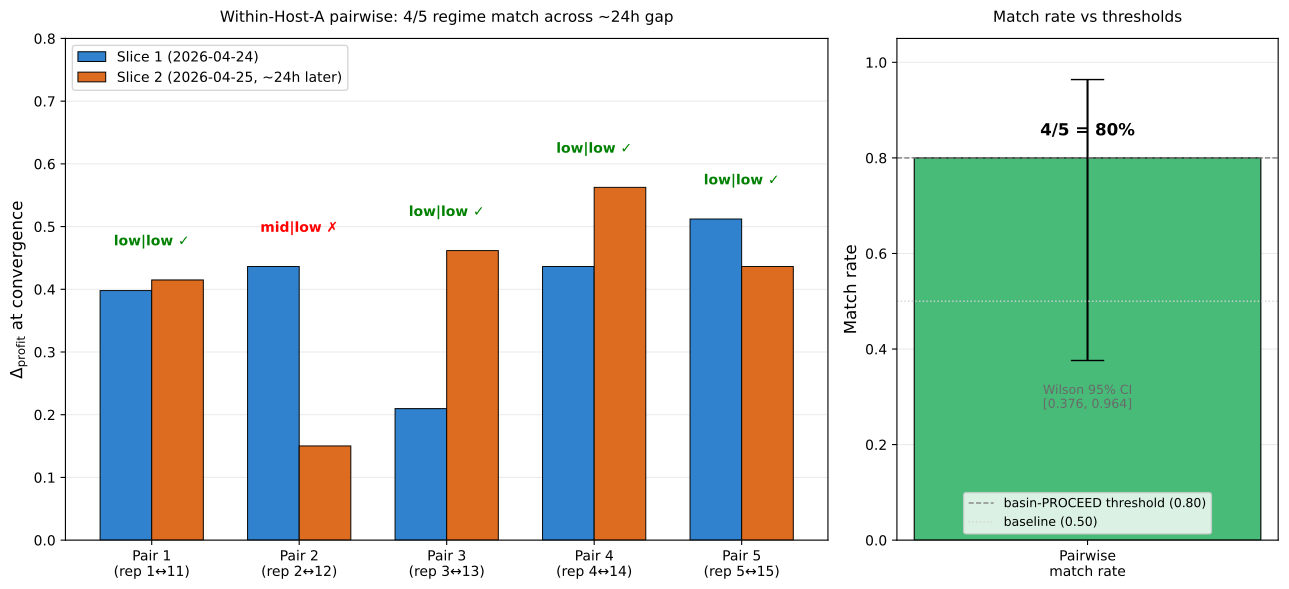

Recreate this plot in Python.
"""Figure 5 — Within-Host-A pairwise temporal-stability check (5 pairs across ~24h gap).

Shows slice 1 vs slice 2 regime per pair; 4/5 match (Wilson 95% CI [0.376, 0.964]).

Source: pilot/admin/team-notes/2026-04-26-host-effect-analysis.md §C.
"""
from __future__ import annotations
from pathlib import Path
import matplotlib.pyplot as plt
import numpy as np

# ── Within-Host-A pairs from §C pairing table ──
pairs = [
    {"pair": 1, "slice1_rep": 1,  "slice1_regime": "low", "slice1_delta": 0.3979,
                "slice2_rep": 11, "slice2_regime": "low", "slice2_delta": 0.4149, "match": True},
    {"pair": 2, "slice1_rep": 2,  "slice1_regime": "mid", "slice1_delta": 0.4364,
                "slice2_rep": 12, "slice2_regime": "low", "slice2_delta": 0.1502, "match": False},
    {"pair": 3, "slice1_rep": 3,  "slice1_regime": "low", "slice1_delta": 0.2097,
                "slice2_rep": 13, "slice2_regime": "low", "slice2_delta": 0.4617, "match": True},
    {"pair": 4, "slice1_rep": 4,  "slice1_regime": "low", "slice1_delta": 0.4364,
                "slice2_rep": 14, "slice2_regime": "low", "slice2_delta": 0.5626, "match": True},
    {"pair": 5, "slice1_rep": 5,  "slice1_regime": "low", "slice1_delta": 0.5121,
                "slice2_rep": 15, "slice2_regime": "low", "slice2_delta": 0.4364, "match": True},
]

n_match = sum(1 for p in pairs if p["match"])
n_total = len(pairs)
match_rate = n_match / n_total
# Wilson 95% CI for 4/5 (from team-note: [0.376, 0.964])
wilson_lo, wilson_hi = 0.376, 0.964

fig, (ax1, ax2) = plt.subplots(1, 2, figsize=(13, 6),
                                gridspec_kw={"width_ratios": [3, 1.5]})

# ── Left panel: per-pair Δ_profit slice 1 vs slice 2 ──
x_pairs = np.arange(1, n_total + 1)
slice1_deltas = [p["slice1_delta"] for p in pairs]
slice2_deltas = [p["slice2_delta"] for p in pairs]

width = 0.35
bars1 = ax1.bar(x_pairs - width/2, slice1_deltas, width,
                color="#3182ce", edgecolor="black", linewidth=0.7,
                label="Slice 1 (2026-04-24)")
bars2 = ax1.bar(x_pairs + width/2, slice2_deltas, width,
                color="#dd6b20", edgecolor="black", linewidth=0.7,
                label="Slice 2 (2026-04-25, ~24h later)")

# Annotate each pair with regime labels + match indicator
for i, p in enumerate(pairs):
    color = "green" if p["match"] else "red"
    sym = "✓" if p["match"] else "✗"
    ax1.annotate(
        f"{p['slice1_regime']}|{p['slice2_regime']} {sym}",
        xy=(x_pairs[i], max(p["slice1_delta"], p["slice2_delta"]) + 0.05),
        ha="center", va="bottom", fontsize=10, color=color, fontweight="bold",
    )

ax1.set_xticks(x_pairs)
ax1.set_xticklabels([f"Pair {i+1}\n(rep {p['slice1_rep']}↔{p['slice2_rep']})"
                     for i, p in enumerate(pairs)], fontsize=10)
ax1.set_ylabel(r"$\Delta_{\mathrm{profit}}$ at convergence", fontsize=12)
ax1.set_ylim(0, 0.8)
ax1.set_title("Within-Host-A pairwise: 4/5 regime match across ~24h gap",
              fontsize=11, pad=12)
ax1.legend(loc="upper left", frameon=True, fontsize=10)
ax1.grid(axis="y", linestyle="-", alpha=0.25)
ax1.set_axisbelow(True)

# ── Right panel: match rate with Wilson 95% CI ──
ax2.bar(["Pairwise\nmatch rate"], [match_rate],
        color="#48bb78", edgecolor="black", linewidth=0.8, width=0.45,
        yerr=[[match_rate - wilson_lo], [wilson_hi - match_rate]],
        capsize=12, error_kw={"elinewidth": 1.5, "ecolor": "black"})

ax2.axhline(0.80, color="gray", linestyle="--", linewidth=1,
            label=r"basin-PROCEED threshold ($0.80$)")
ax2.axhline(0.50, color="lightgray", linestyle=":", linewidth=1,
            label="baseline ($0.50$)")

ax2.text(0, match_rate + 0.04,
         f"{n_match}/{n_total} = {match_rate:.0%}",
         ha="center", va="bottom", fontsize=12, fontweight="bold")
ax2.text(0, wilson_lo - 0.05,
         f"Wilson 95% CI\n[{wilson_lo:.3f}, {wilson_hi:.3f}]",
         ha="center", va="top", fontsize=9, color="dimgray")

ax2.set_ylim(0, 1.05)
ax2.set_ylabel("Match rate", fontsize=12)
ax2.set_title("Match rate vs thresholds", fontsize=11, pad=12)
ax2.legend(loc="lower center", frameon=True, fontsize=9)
ax2.grid(axis="y", linestyle="-", alpha=0.25)
ax2.set_axisbelow(True)

plt.tight_layout()

out = Path(__file__).parent / "fig5-host-pairwise.pdf"
plt.savefig(out, bbox_inches="tight")
print(f"wrote {out}")
